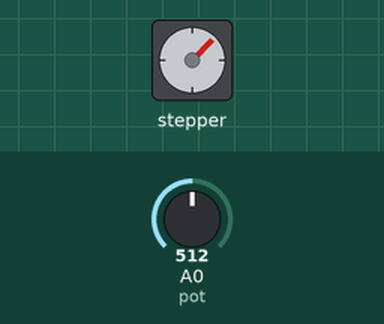
This sketch was run on a simulated ESP8266 (NodeMCU). Parts: stepper motor. The inputs (shaded band) are chosen by the test bench; at power-on: A0 (pot) = 512. Stepper angles assume 200 steps per turn.

Above: at 1.2 s.
1.3 s: A0 (pot) set to 716
At 2.5 s:
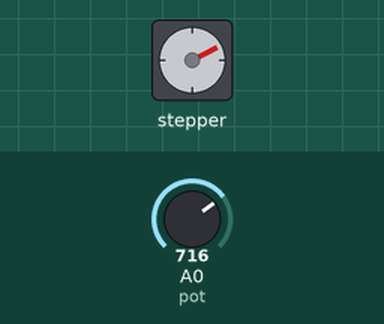
2.8 s: A0 (pot) set to 1023
At 3.8 s:
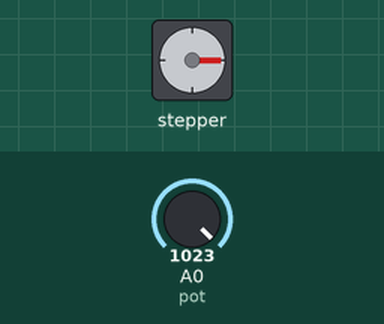
4.4 s: A0 (pot) set to 306
At 5.2 s:
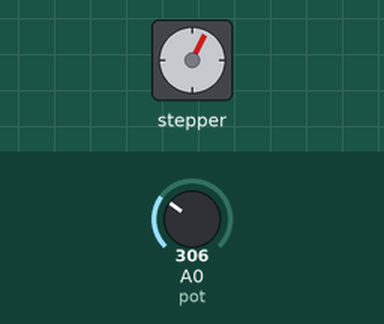
Timing chart, 0 to 7.4 s (numbered marks = the images above; inputs shaded):
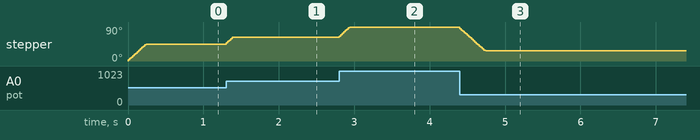

Measured:
- after the input at 1.3 s, stepper: turns 18° clockwise, starting at once
- after the input at 2.8 s, stepper: turns 27° clockwise in 0.14 s, starting at once
- after the input at 4.4 s, stepper: turns 63° counter-clockwise in 0.34 s, starting at once
- by itself, stepper: turns 45° clockwise in 0.24 s

The sketch:

stepper.ino
```cpp
// stepper example
#include <Stepper.h>

const int pin1 = D0;
const int pin2 = D1;
const int pin3 = D2;
const int pin4 = D3;
const int pot = A0;

int reading = 0;
int potVal = 0;
int currentPosition;

Stepper motor(200, pin1, pin2, pin3, pin4);


void setup() {
  motor.setSpeed(30);
  Serial.begin(9600);
}


void loop() {
  reading = analogRead(pot);
  potVal = map(reading, 0, 4095, 0, 200);
  motor.step(potVal - currentPosition);
  currentPosition = potVal;

}
```
